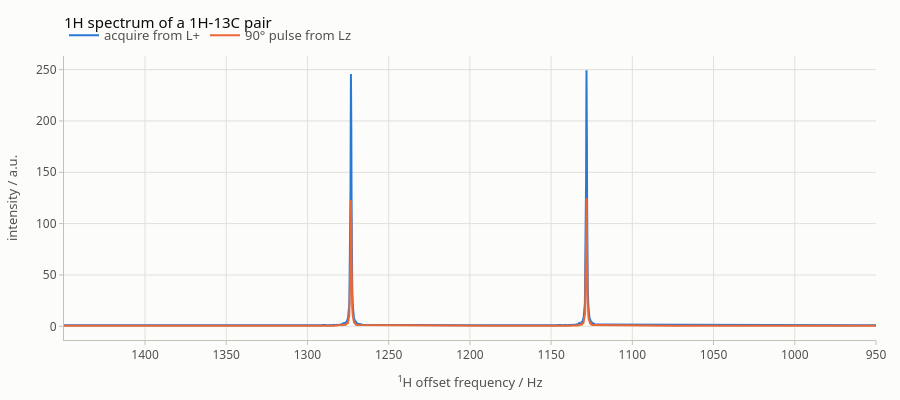

Write notebook code for a chart like this one.
### Code cell
from spinpy.plotting import plot_1d

plot_1d(ss, spectra, pars_hc, names=["acquire from L+", "90° pulse from Lz"],
        title="1H spectrum of a 1H-13C pair")

### Figure 1 — Plotly figure (JSON) as saved in the notebook; plotly's stock layout.template omitted (floating-point values rounded to 4 significant figures; data arrays with more than 128 entries replaced by an {"elided": "..."} marker saying what was removed)
{"data": [{"hovertemplate": "acquire from L+: %{y:.4g}<extra></extra>", "line": {"color": "#2a78d6", "width": 2}, "mode": "lines", "name": "acquire from L+", "y": {"elided": "4096 float values"}, "type": "scatter", "x": {"elided": "4096 float values"}}, {"hovertemplate": "90° pulse from Lz: %{y:.4g}<extra></extra>", "line": {"color": "#eb6834", "width": 2}, "mode": "lines", "name": "90° pulse from Lz", "y": {"elided": "4096 float values"}, "type": "scatter", "x": {"elided": "4096 float values"}}], "layout": {"font": {"family": "system-ui, -apple-system, \"Segoe UI\", Roboto, sans-serif", "color": "#0b0b0b", "size": 13}, "margin": {"l": 64, "r": 24, "t": 56, "b": 56}, "title": {"font": {"size": 15, "color": "#0b0b0b"}, "text": "1H spectrum of a 1H-13C pair", "x": 0, "xanchor": "left", "xref": "paper"}, "xaxis": {"tickfont": {"color": "#52514e", "size": 12}, "title": {"font": {"color": "#52514e", "size": 13}, "text": "<sup>1</sup>H offset frequency / Hz"}, "showgrid": true, "gridcolor": "#e1e0d9", "gridwidth": 1, "zeroline": false, "showline": true, "linecolor": "#c3c2b7", "linewidth": 1, "mirror": false, "ticks": "outside", "tickcolor": "#c3c2b7", "ticklen": 4, "showspikes": true, "spikemode": "across", "spikesnap": "cursor", "spikethickness": 1, "spikedash": "solid", "spikecolor": "#898781", "range": [1450.0, 950.0], "hoverformat": ".2f"}, "yaxis": {"tickfont": {"color": "#52514e", "size": 12}, "title": {"font": {"color": "#52514e", "size": 13}, "text": "intensity / a.u."}, "showgrid": true, "gridcolor": "#e1e0d9", "gridwidth": 1, "zeroline": false, "showline": true, "linecolor": "#c3c2b7", "linewidth": 1, "mirror": false, "ticks": "outside", "tickcolor": "#c3c2b7", "ticklen": 4, "showspikes": false, "spikemode": "across", "spikesnap": "cursor", "spikethickness": 1, "spikedash": "solid", "spikecolor": "#898781", "exponentformat": "power"}, "legend": {"font": {"color": "#52514e"}, "orientation": "h", "x": 0, "xanchor": "left", "y": 1.02, "yanchor": "bottom", "bgcolor": "rgba(0,0,0,0)"}, "hoverlabel": {"font": {"color": "#0b0b0b", "family": "system-ui, -apple-system, \"Segoe UI\", Roboto, sans-serif"}, "bgcolor": "#fcfcfb", "bordercolor": "rgba(11,11,11,0.10)"}, "modebar": {"bgcolor": "rgba(0,0,0,0)", "color": "#898781", "activecolor": "#52514e", "remove": ["lasso2d", "select2d"]}, "height": 400, "paper_bgcolor": "#fcfcfb", "plot_bgcolor": "#fcfcfb", "dragmode": "zoom", "hovermode": "x unified", "showlegend": true}}
